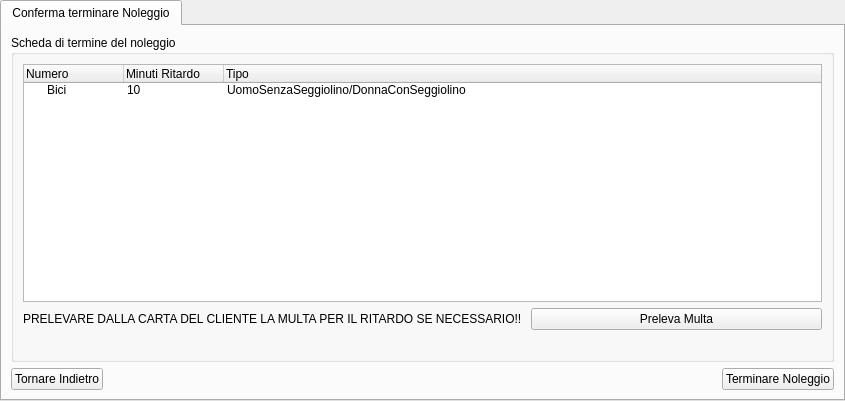
<?xml version="1.0" encoding="UTF-8"?>
<ui version="4.0">
 <class>tabwidgetConfermaTerminaNoleggio</class>
 <widget class="QTabWidget" name="tabwidgetConfermaTerminaNoleggio">
  <property name="geometry">
   <rect>
    <x>0</x>
    <y>0</y>
    <width>845</width>
    <height>401</height>
   </rect>
  </property>
  <property name="windowTitle">
   <string>Conferma terminare Noleggio</string>
  </property>
  <widget class="QWidget" name="tab">
   <attribute name="title">
    <string>Conferma terminare Noleggio</string>
   </attribute>
   <layout class="QGridLayout" name="gridLayout">
    <item row="1" column="1">
     <spacer name="horizontalSpacer_2">
      <property name="orientation">
       <enum>Qt::Horizontal</enum>
      </property>
      <property name="sizeHint" stdset="0">
       <size>
        <width>40</width>
        <height>20</height>
       </size>
      </property>
     </spacer>
    </item>
    <item row="1" column="2">
     <widget class="QPushButton" name="btnTerminareNoleggio">
      <property name="text">
       <string>Terminare Noleggio</string>
      </property>
     </widget>
    </item>
    <item row="1" column="0">
     <widget class="QPushButton" name="btnTornareIndietro">
      <property name="text">
       <string>Tornare Indietro</string>
      </property>
     </widget>
    </item>
    <item row="0" column="0" colspan="3">
     <widget class="QGroupBox" name="groupboxSchedaTerminaNoleggio">
      <property name="title">
       <string>Scheda di termine del noleggio</string>
      </property>
      <layout class="QGridLayout" name="gridLayout_2">
       <item row="0" column="0" colspan="2">
        <widget class="QTreeWidget" name="treewidgetTabellaNoleggioBiciTerminare">
         <property name="selectionMode">
          <enum>QAbstractItemView::NoSelection</enum>
         </property>
         <column>
          <property name="text">
           <string>Numero</string>
          </property>
         </column>
         <column>
          <property name="text">
           <string>Minuti Ritardo</string>
          </property>
         </column>
         <column>
          <property name="text">
           <string>Tipo</string>
          </property>
         </column>
         <item>
          <property name="text">
           <string>Bici</string>
          </property>
          <property name="text">
           <string>10</string>
          </property>
          <property name="text">
           <string>UomoSenzaSeggiolino/DonnaConSeggiolino</string>
          </property>
         </item>
        </widget>
       </item>
       <item row="1" column="1">
        <widget class="QPushButton" name="btnPrelevaMulta">
         <property name="text">
          <string>Preleva Multa</string>
         </property>
        </widget>
       </item>
       <item row="1" column="0">
        <widget class="QLabel" name="labelAvvisoPrelevaMulta">
         <property name="text">
          <string>PRELEVARE DALLA CARTA DEL CLIENTE LA MULTA PER IL RITARDO SE NECESSARIO!! </string>
         </property>
        </widget>
       </item>
       <item row="2" column="0" colspan="2">
        <spacer name="horizontalSpacer">
         <property name="orientation">
          <enum>Qt::Horizontal</enum>
         </property>
         <property name="sizeHint" stdset="0">
          <size>
           <width>40</width>
           <height>20</height>
          </size>
         </property>
        </spacer>
       </item>
      </layout>
     </widget>
    </item>
   </layout>
  </widget>
 </widget>
 <resources/>
 <connections/>
</ui>
